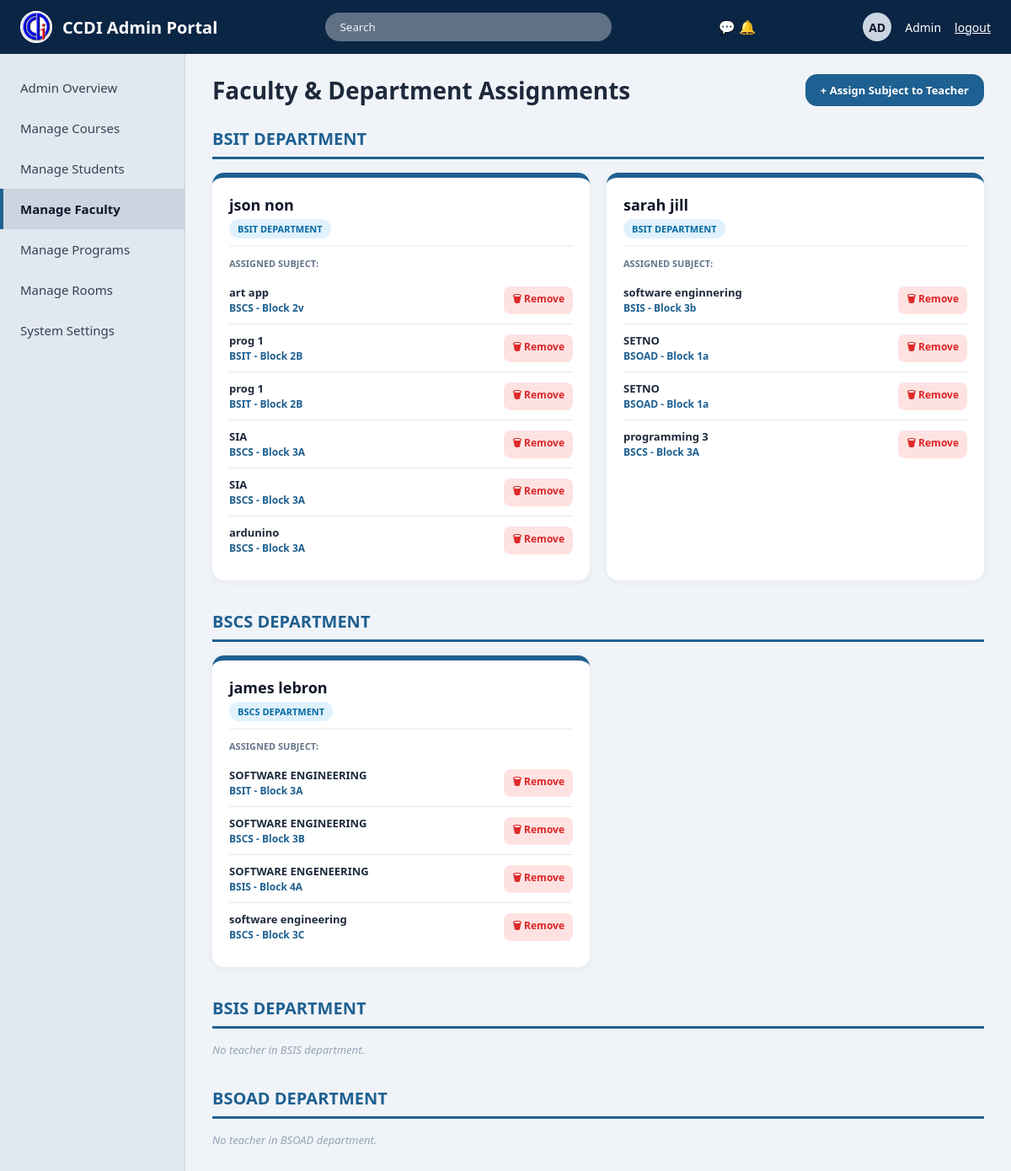
/admin_faculty.php (signed in), run on the app's committed database.
### tables this page shows
CREATE TABLE `users` (
  `id` int(11) NOT NULL AUTO_INCREMENT,
  `full_name` varchar(100) NOT NULL,
  `email` varchar(100) NOT NULL,
  `password` varchar(255) NOT NULL,
  `course` varchar(100) DEFAULT 'Bachelor of Science in Information Technology (BSIT)',
  `block` varchar(20) DEFAULT 'Block - 3B',
  `role` enum('student','teacher','admin') DEFAULT 'student',
  `program` varchar(100) DEFAULT NULL,
  `username` varchar(50) DEFAULT NULL,
  `STATUS` varchar(20) DEFAULT 'Approved',
  `department` varchar(50) DEFAULT 'BSIT Department',
  `year_level` varchar(20),
  `profile_pic` varchar(255) DEFAULT NULL,
  `student_id` varchar(50) DEFAULT NULL,
  `student_number` varchar(50) DEFAULT NULL,
  PRIMARY KEY (`id`),
  UNIQUE KEY `email` (`email`),
  UNIQUE KEY `username` (`username`),
  UNIQUE KEY `uq_users_student_id` (`student_id`),
  UNIQUE KEY `uq_student_number` (`student_number`)
);

CREATE TABLE `teacher_assignments` (
  `id` int(11) NOT NULL AUTO_INCREMENT,
  `teacher_id` int(11) DEFAULT NULL,
  `subject_name` varchar(100) DEFAULT NULL,
  `course_code` varchar(20) DEFAULT NULL,
  `block_name` varchar(20) DEFAULT NULL,
  PRIMARY KEY (`id`)
);

### admin_faculty.php (the view, shortened to what this page needs)
<?php
include 'db.php';
$admin_id = intval($_SESSION['user_id'] ?? $_SESSION['id'] ?? 0);
$u_pic_q = @$conn->query("SELECT profile_pic FROM users WHERE id = {$admin_id} LIMIT 1");
$u_pic_row = ($u_pic_q && $u_pic_q->num_rows > 0) ? $u_pic_q->fetch_assoc() : [];
$avatar_pic = trim((string)($u_pic_row['profile_pic'] ?? $_SESSION['profile_pic'] ?? ''));
$has_avatar_pic = ($avatar_pic !== '' && file_exists(__DIR__ . '/' . $avatar_pic));
$conn->query("CREATE TABLE IF NOT EXISTS teacher_assignments (
    id INT AUTO_INCREMENT PRIMARY KEY,
    teacher_id INT,
    subject_name VARCHAR(100),
    course_code VARCHAR(20),
    block_name VARCHAR(20)
)");
?>
<!DOCTYPE html>
<html lang="en">
<head>
    <link rel="stylesheet" href="style.css">
</head>
<body>
    <header class="topbar" style="background-color: #0b2545;">
        <div class="brand">
            <div class="brand-logo"><img src="logo.jpg" alt="Logo" style="width:100%; height:100%; object-fit:cover;"></div>
            <span>CCDI Admin Portal</span>
        </div>
        <input type="text" class="search-bar" placeholder="Search">
        <span>&#128172; &#128276;</span>
        <div class="user-menu">
        <div class="user-avatar" style="overflow:hidden; padding:0; display:flex; align-items:center; justify-content:center;">
         <?php if ($has_avatar_pic): ?>
         <img src="<?php echo htmlspecialchars($avatar_pic); ?>" alt="Admin Profile" style="width:100%; height:100%; object-fit:cover; display:block;">
         <?php else: ?>
          AD
         <?php endif; ?>
        </div>
            <span>Admin</span>
            <a href="logout.php" class="logout-link">logout</a>
        </div>
    </header>
    <nav class="sidebar">
        <a href="admin_dashboard.php">Admin Overview</a>
        <a href="admin_courses.php">Manage Courses</a>
        <a href="admin_students.php">Manage Students</a>
        <a href="admin_faculty.php" class="active">Manage Faculty</a>
        <a href="admin_program.php">Manage Programs</a>
        <a href="admin_rooms.php">Manage Rooms</a>
        <a href="admin_settings.php">System Settings</a>
    </nav>
    <main class="main-wrapper">
        <div style="display:flex; justify-content:space-between; align-items:center; margin-bottom: 25px;">
            <h1 style="font-size: 28px; font-weight: 800;">Faculty &amp; Department Assignments</h1>
            <button type="button" onclick="document.getElementById('assignModal').style.display='flex'" style="background:#1e6091; color:white; border:none; padding:10px 18px; border-radius:14px; font-weight:700; cursor:pointer; font-size:13px;">
                + Assign Subject to Teacher
            </button>
        </div>
        <?php
        $departments = ['BSIT', 'BSCS', 'BSIS', 'BSOAD'];
        foreach ($departments as $dept):
            $safe_dept = $conn->real_escape_string($dept);
        ?>
            <div class="department-section">
                <div class="department-title"><?php echo htmlspecialchars($dept); ?> Department</div>
                <div class="faculty-grid">
                    <?php
                    $teachers = $conn->query("SELECT * FROM users WHERE LOWER(role) = 'teacher' AND UPPER(department) LIKE '%{$safe_dept}%'");
                    if ($teachers && $teachers->num_rows > 0):
                        while ($t = $teachers->fetch_assoc()):
                            $t_id = (int)$t['id'];
                    ?>
                        <div class="faculty-card">
                            <div class="faculty-header">
                                <div>
                                    <h3><?php echo htmlspecialchars($t['username']); ?></h3>
                                    <span class="dept-badge"><?php echo htmlspecialchars($t['department']); ?></span>
                                </div>
                            </div>
                            <p style="font-size: 11px; color: #64748b; margin-bottom: 8px; text-transform: uppercase; font-weight: 700;">Assigned Subject:</p>
                            <div>
                                <?php
                                $assignments = $conn->query("SELECT * FROM teacher_assignments WHERE teacher_id = {$t_id} ORDER BY id ASC");
                                if ($assignments && $assignments->num_rows > 0):
                                    while ($asg = $assignments->fetch_assoc()):
                                ?>
                                    <div class="subject-item">
                                        <div>
                                            <strong><?php echo htmlspecialchars($asg['subject_name']); ?></strong><br>
                                            <span style="color: #1e6091; font-weight: 600; font-size: 12px;">
                                                <?php echo htmlspecialchars($asg['course_code'] . ' - Block ' . $asg['block_name']); ?>
                                            </span>
                                        </div>
                                        <form method="POST" action="admin_faculty.php" style="margin:0; display:inline;">
                                            <button type="submit" name="remove_subject_submit" value="1" class="trash-btn" title="Remove">
                                                &#128465; Remove
                                            </button>
                                        </form>
                                    </div>
                                <?php
                                    endwhile;
                                else:
                                ?>
                                    <p style="font-size: 12px; color: #94a3b8; font-style: italic; padding: 6px 0;">No teacher has been assigned to the subject yet.</p>
                                <?php endif; ?>
                            </div>
                        </div>
                    <?php
                        endwhile;
                    else:
                    ?>
                        <p style="color: #94a3b8; font-size: 13px; font-style: italic; grid-column: 1 / -1;">No teacher in <?php echo htmlspecialchars($dept); ?> department.</p>
                    <?php endif; ?>
                </div>
            </div>
        <?php endforeach; ?>
    </main>
</body>
</html>

### style.css (style rules this page uses)
.user-avatar { width: 36px; height: 36px; border-radius: 50%; overflow: hidden; flex-shrink: 0; }
* { box-sizing: border-box; margin: 0; padding: 0; font-family: 'Segoe UI', Tahoma, Geneva, Verdana, sans-serif; }
body { background-color: #f0f4f8; color: #1e293b; }
.topbar { background-color: #1e6091; color: white; height: 64px; padding: 0 24px; display: flex; align-items: center; justify-content: space-between; position: fixed; top: 0; left: 0; right: 0; z-index: 100; }
.brand { display: flex; align-items: center; gap: 12px; font-size: 20px; font-weight: 700; }
.brand-logo { width: 38px; height: 38px; border: 2px solid #ffffff; border-radius: 50%; overflow: hidden; display: flex; align-items: center; justify-content: center; }
.search-bar { background-color: rgba(255, 255, 255, 0.35); border-radius: 20px; padding: 8px 18px; width: 340px; border: none; color: white; outline: none; }
.search-bar::placeholder { color: #f1f5f9; }
.user-menu { display: flex; align-items: center; gap: 16px; font-size: 14px; }
.user-avatar { width: 34px; height: 34px; border-radius: 50%; background-color: #cbd5e1; color: #0f172a; display: flex; align-items: center; justify-content: center; font-weight: bold; }
.logout-link { color: white; text-decoration: underline; }
.sidebar { width: 220px; background-color: #e2e8f0; position: fixed; top: 64px; bottom: 0; left: 0; padding-top: 16px; border-right: 1px solid #cbd5e1; }
.sidebar a { display: flex; align-items: center; gap: 12px; padding: 14px 20px; color: #334155; text-decoration: none; font-size: 15px; font-weight: 500; border-left: 4px solid transparent; }
.sidebar a:hover, .sidebar a.active { background-color: #cbd5e1; color: #0f172a; font-weight: 600; border-left: 4px solid #1e6091; }
.main-wrapper { margin-left: 220px; margin-top: 64px; padding: 24px 32px; }
.faculty-grid { display: grid; grid-template-columns: 1fr 1fr; gap: 32px; }

### admin_faculty.php (style rules this page uses)
.department-section { margin-bottom: 35px; }
.department-title { font-size: 20px; font-weight: 800; color: #1e6091; border-bottom: 3px solid #1e6091; padding-bottom: 8px; margin-bottom: 16px; text-transform: uppercase; }
.faculty-grid { display: grid; grid-template-columns: repeat(auto-fill, minmax(320px, 1fr)); gap: 20px; }
.faculty-card { background: #ffffff; border-radius: 14px; padding: 20px; box-shadow: 0 2px 10px rgba(0,0,0,0.05); border-top: 6px solid #1e6091; }
.faculty-header { display: flex; justify-content: space-between; align-items: flex-start; border-bottom: 2px solid #f1f5f9; padding-bottom: 10px; margin-bottom: 12px; }
.faculty-card h3 { font-size: 18px; font-weight: 800; color: #0f172a; margin: 0 0 4px 0; }
.dept-badge { background: #e0f2fe; color: #0369a1; padding: 4px 10px; border-radius: 20px; font-size: 11px; font-weight: 700; text-transform: uppercase; }
.subject-item { padding: 10px 0; border-bottom: 1px solid #e2e8f0; display: flex; justify-content: space-between; align-items: center; font-size: 13px; gap: 10px; }
.subject-item:last-child { border-bottom: none; }
.trash-btn { background: #fee2e2; color: #dc2626; border: none; padding: 6px 10px; border-radius: 8px; cursor: pointer; font-size: 12px; font-weight: 700; display: inline-flex; align-items: center; gap: 4px; position: relative; z-index: 5; }

### data on the page
users: username "json non", department "BSIT DEPARTMENT"
teacher_assignments: subject_name "art app", course_code+block_name "BSCS - Block 2v"
teacher_assignments: subject_name "prog 1", course_code+block_name "BSIT - Block 2B"
teacher_assignments: subject_name "prog 1", course_code+block_name "BSIT - Block 2B"
teacher_assignments: subject_name "SIA", course_code+block_name "BSCS - Block 3A"
teacher_assignments: subject_name "SIA", course_code+block_name "BSCS - Block 3A"
teacher_assignments: subject_name "ardunino", course_code+block_name "BSCS - Block 3A"
users: username "sarah jill", department "BSIT DEPARTMENT"
teacher_assignments: subject_name "software enginnering", course_code+block_name "BSIS - Block 3b"
teacher_assignments: subject_name "SETNO", course_code+block_name "BSOAD - Block 1a"
teacher_assignments: subject_name "SETNO", course_code+block_name "BSOAD - Block 1a"
teacher_assignments: subject_name "programming 3", course_code+block_name "BSCS - Block 3A"
users: username "james lebron", department "BSCS DEPARTMENT"
teacher_assignments: subject_name "SOFTWARE ENGINEERING", course_code+block_name "BSIT - Block 3A"
teacher_assignments: subject_name "SOFTWARE ENGINEERING", course_code+block_name "BSCS - Block 3B"
teacher_assignments: subject_name "SOFTWARE ENGENEERING", course_code+block_name "BSIS - Block 4A"
teacher_assignments: subject_name "software engineering", course_code+block_name "BSCS - Block 3C"

### other printed values
$dept "BSIT"
$dept "BSCS"
$dept "BSIS"
$dept "BSOAD"
